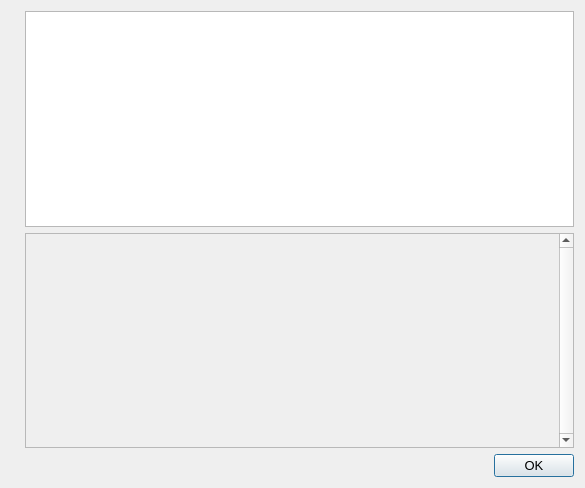
<?xml version="1.0" encoding="UTF-8"?>
<ui version="4.0">
 <class>HelpMessageDialog</class>
 <widget class="QDialog" name="HelpMessageDialog">
  <property name="geometry">
   <rect>
    <x>0</x>
    <y>0</y>
    <width>585</width>
    <height>488</height>
   </rect>
  </property>
  <property name="font">
   <font>
    <pointsize>10</pointsize>
   </font>
  </property>
  <property name="windowTitle">
   <string notr="true">Bitcoinfiat Core - Command-line options</string>
  </property>
  <layout class="QHBoxLayout" name="horizontalLayout_2">
   <item>
    <widget class="QLabel" name="graphic">
     <property name="sizePolicy">
      <sizepolicy hsizetype="Preferred" vsizetype="Ignored">
       <horstretch>0</horstretch>
       <verstretch>0</verstretch>
      </sizepolicy>
     </property>
     <property name="pixmap">
      <pixmap resource="../bitcoinfiat.qrc">:/images/about</pixmap>
     </property>
    </widget>
   </item>
   <item>
    <layout class="QVBoxLayout" name="verticalLayout">
     <item>
      <widget class="QTextEdit" name="helpMessage">
       <property name="readOnly">
        <bool>true</bool>
       </property>
      </widget>
     </item>
     <item>
      <widget class="QScrollArea" name="scrollArea">
       <property name="verticalScrollBarPolicy">
        <enum>Qt::ScrollBarAlwaysOn</enum>
       </property>
       <property name="widgetResizable">
        <bool>true</bool>
       </property>
       <widget class="QWidget" name="scrollAreaWidgetContents">
        <property name="geometry">
         <rect>
          <x>0</x>
          <y>0</y>
          <width>479</width>
          <height>213</height>
         </rect>
        </property>
        <layout class="QVBoxLayout" name="verticalLayout_2">
         <item>
          <widget class="QLabel" name="aboutMessage">
           <property name="cursor">
            <cursorShape>IBeamCursor</cursorShape>
           </property>
           <property name="textFormat">
            <enum>Qt::PlainText</enum>
           </property>
           <property name="alignment">
            <set>Qt::AlignLeading|Qt::AlignLeft|Qt::AlignTop</set>
           </property>
           <property name="openExternalLinks">
            <bool>true</bool>
           </property>
           <property name="textInteractionFlags">
            <set>Qt::LinksAccessibleByMouse|Qt::TextSelectableByKeyboard|Qt::TextSelectableByMouse</set>
           </property>
          </widget>
         </item>
        </layout>
       </widget>
      </widget>
     </item>
     <item>
      <widget class="QDialogButtonBox" name="okButton">
       <property name="orientation">
        <enum>Qt::Horizontal</enum>
       </property>
       <property name="standardButtons">
        <set>QDialogButtonBox::Ok</set>
       </property>
      </widget>
     </item>
    </layout>
   </item>
  </layout>
 </widget>
 <resources>
  <include location="../bitcoinfiat.qrc"/>
 </resources>
 <connections>
  <connection>
   <sender>okButton</sender>
   <signal>accepted()</signal>
   <receiver>HelpMessageDialog</receiver>
   <slot>accept()</slot>
   <hints>
    <hint type="sourcelabel">
     <x>20</x>
     <y>20</y>
    </hint>
    <hint type="destinationlabel">
     <x>20</x>
     <y>20</y>
    </hint>
   </hints>
  </connection>
  <connection>
   <sender>okButton</sender>
   <signal>rejected()</signal>
   <receiver>HelpMessageDialog</receiver>
   <slot>reject()</slot>
   <hints>
    <hint type="sourcelabel">
     <x>20</x>
     <y>20</y>
    </hint>
    <hint type="destinationlabel">
     <x>20</x>
     <y>20</y>
    </hint>
   </hints>
  </connection>
 </connections>
</ui>
